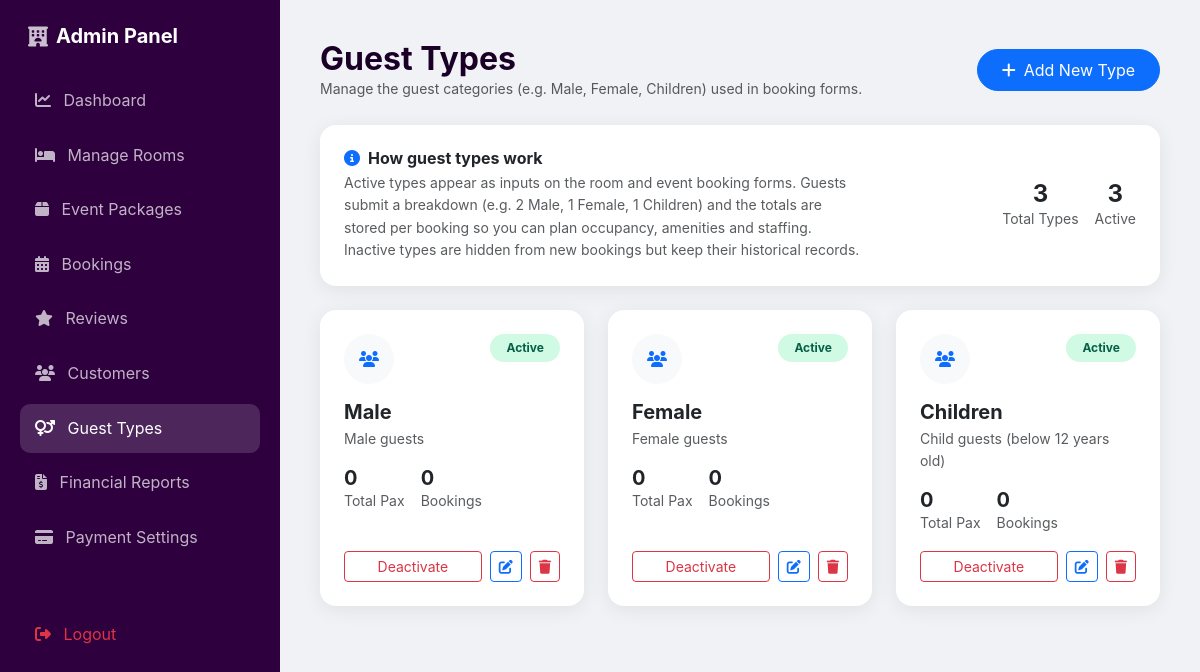
The app's page /admin/guest_types.php (signed in) with its own data.
### tables this page shows
CREATE TABLE IF NOT EXISTS guest_types (
    id INT AUTO_INCREMENT PRIMARY KEY,
    type_name VARCHAR(50) NOT NULL UNIQUE,
    description VARCHAR(255) DEFAULT NULL,
    sort_order INT DEFAULT 0,
    status ENUM('active', 'inactive') DEFAULT 'active',
    created_at TIMESTAMP DEFAULT CURRENT_TIMESTAMP
);

### admin/guest_types.php (the view, shortened to what this page needs)
<?php
require_once '../config/db.php';
$types = $pdo->query("
    SELECT gt.*,
           (SELECT COALESCE(SUM(rg.guest_count), 0) FROM reservation_guests rg WHERE rg.guest_type_id = gt.id) AS total_pax,
           (SELECT COUNT(*) FROM reservation_guests rg WHERE rg.guest_type_id = gt.id AND rg.guest_count > 0) AS booking_count
    FROM guest_types gt
    ORDER BY gt.sort_order ASC, gt.id ASC
")->fetchAll();
?>
<!DOCTYPE html>
<html lang="en">
<head>
    <link href="https://cdn.jsdelivr.net/npm/bootstrap@5.3.0/dist/css/bootstrap.min.css" rel="stylesheet">
    <link rel="stylesheet" href="https://cdnjs.cloudflare.com/ajax/libs/font-awesome/6.4.0/css/all.min.css">
    <link rel="stylesheet" href="../assets/css/style.css">
</head>
<body>
<div class="sidebar" id="sidebar">
    <div class="d-flex align-items-center mb-4 px-2">
        <i class="fas fa-hotel fa-lg me-2 opacity-75"></i>
        <span class="fs-5 fw-bold">Admin Panel</span>
    </div>
    <nav>
        <a href="dashboard.php" class="nav-link-admin"><i class="fas fa-chart-line me-2"></i> Dashboard</a>
        <a href="rooms.php" class="nav-link-admin"><i class="fas fa-bed me-2"></i> Manage Rooms</a>
        <a href="packages.php" class="nav-link-admin"><i class="fas fa-box me-2"></i> Event Packages</a>
        <a href="reservations.php" class="nav-link-admin"><i class="fas fa-calendar-alt me-2"></i> Bookings</a>
        <a href="reviews.php" class="nav-link-admin"><i class="fas fa-star me-2"></i> Reviews</a>
        <a href="users.php" class="nav-link-admin"><i class="fas fa-users me-2"></i> Customers</a>
        <a href="guest_types.php" class="nav-link-admin active"><i class="fas fa-venus-mars me-2"></i> Guest Types</a>
        <a href="reports.php" class="nav-link-admin"><i class="fas fa-file-invoice-dollar me-2"></i> Financial Reports</a>
        <a href="payment_settings.php" class="nav-link-admin"><i class="fas fa-credit-card me-2"></i> Payment Settings</a>
        <div class="mt-5">
            <a href="../auth/logout.php" class="nav-link-admin text-danger" onclick="return confirm('Are you sure you want to logout?')"><i class="fas fa-sign-out-alt me-2"></i> Logout</a>
        </div>
    </nav>
</div>
<div class="main-content">
    <div class="d-flex flex-wrap gap-3 justify-content-between align-items-center mb-4">
        <div>
            <h2 class="fw-bold mb-0">Guest Types</h2>
            <p class="text-muted small mb-0">Manage the guest categories (e.g. Male, Female, Children) used in booking forms.</p>
        </div>
        <button class="btn btn-primary px-4 py-2 rounded-pill" data-bs-toggle="modal" data-bs-target="#addTypeModal">
            <i class="fas fa-plus me-2"></i>Add New Type
        </button>
    </div>
    <div class="card card-type mb-4">
        <div class="card-body p-4">
            <div class="row g-3 align-items-center">
                <div class="col-12 col-md-8">
                    <h6 class="fw-bold mb-1"><i class="fas fa-circle-info text-primary me-2"></i>How guest types work</h6>
                    <p class="text-muted small mb-0">
                        Active types appear as inputs on the room and event booking forms. Guests submit a breakdown
                        (e.g. 2 Male, 1 Female, 1 Children) and the totals are stored per booking so you can plan
                        occupancy, amenities and staffing. Inactive types are hidden from new bookings but keep
                        their historical records.
                    </p>
                </div>
                <div class="col-12 col-md-4">
                    <div class="d-flex gap-3 justify-content-md-end text-center">
                        <div>
                            <div class="h4 fw-bold mb-0"><?php echo count($types); ?></div>
                            <div class="small text-muted">Total Types</div>
                        </div>
                        <div>
                            <div class="h4 fw-bold mb-0"><?php echo count(array_filter($types, fn($t) => $t['status'] === 'active')); ?></div>
                            <div class="small text-muted">Active</div>
                        </div>
                    </div>
                </div>
            </div>
        </div>
    </div>
    <div class="row g-3 g-lg-4">
        <?php foreach ($types as $t): ?>
        <div class="col-12 col-md-6 col-lg-4">
            <div class="card card-type h-100 p-4">
                <div class="d-flex justify-content-between align-items-start mb-3">
                    <div class="rounded-circle bg-light d-flex align-items-center justify-content-center" style="width:50px;height:50px;">
                        <i class="fas fa-users text-primary"></i>
                    </div>
                    <span class="badge rounded-pill <?php echo $t['status']==='active'?'badge-active':'badge-inactive'; ?> px-3 py-2">
                        <?php echo ucfirst($t['status']); ?>
                    </span>
                </div>
                <h5 class="fw-bold mb-1"><?php echo htmlspecialchars($t['type_name']); ?></h5>
                <p class="text-muted small mb-3"><?php echo $t['description'] ? htmlspecialchars($t['description']) : 'No description.'; ?></p>
                <div class="d-flex gap-3 mb-3">
                    <div>
                        <div class="h5 fw-bold mb-0"><?php echo (int)$t['total_pax']; ?></div>
                        <div class="small text-muted">Total Pax</div>
                    </div>
                    <div>
                        <div class="h5 fw-bold mb-0"><?php echo (int)$t['booking_count']; ?></div>
                        <div class="small text-muted">Bookings</div>
                    </div>
                </div>
                <div class="d-flex gap-2 mt-auto">
                    <form method="POST" class="flex-grow-1">
                        <button class="btn btn-sm w-100 <?php echo $t['status']==='active'?'btn-outline-danger':'btn-outline-success'; ?>">
                            <?php echo $t['status']==='active'?'Deactivate':'Activate'; ?>
                        </button>
                    </form>
                    <button class="btn btn-sm btn-outline-primary" title="Edit"
                        onclick="openEdit(<?php echo htmlspecialchars(json_encode($t)); ?>)">
                        <i class="fas fa-edit"></i>
                    </button>
                    <form method="POST" onsubmit="return confirm('Delete this guest type?');">
                        <button class="btn btn-sm btn-outline-danger" title="Delete"><i class="fas fa-trash"></i></button>
                    </form>
                </div>
            </div>
        </div>
        <?php endforeach; ?>
    </div>
</div>
</body>
</html>

### assets/css/style.css (style rules this page uses)
:root { --primary: #2e003e; --primary-light: #5d007d; --accent: #9c27b0; --accent-soft: #f3e5f5; --text-dark: #1a0026; --text-light: #ffffff; --bg-light: #ffffff; --glass: rgba(255, 255, 255, 0.95); --glass-dark: rgba(46, 0, 62, 0.9); --shadow: 0 10px 40px -10px rgba(46, 0, 62, 0.15); --transition: all 0.4s ease-in-out; }
* { margin: 0; padding: 0; box-sizing: border-box; font-family: 'Outfit', 'Inter', sans-serif; }
body { background-color: var(--bg-light); color: var(--text-dark); line-height: 1.6; overflow-x: hidden; }

### admin/guest_types.php (style rules this page uses)
:root { --primary: #2e003e; --accent: #9c27b0; }
body { background: #f0f2f5; font-family: 'Segoe UI', sans-serif; }
.sidebar { width: 280px; min-height: 100vh; background: var(--primary); color: white; position: fixed; padding: 20px; }
.main-content { margin-left: 280px; padding: 40px; }
.nav-link-admin { color: rgba(255,255,255,0.7); padding: 12px 15px; border-radius: 10px; margin-bottom: 5px; display: block; text-decoration: none; transition: 0.2s; }
.nav-link-admin:hover, .nav-link-admin.active { background: rgba(255,255,255,0.15); color: white; }
.card-type { border: none; border-radius: 16px; box-shadow: 0 4px 20px rgba(0,0,0,0.07); transition: 0.3s; }
.badge-active { background: #d1fae5; color: #065f46; }

### records on screen
guest_types: status "Active", type_name "Male", description "Male guests", total_pax "0", booking_count "0", shows "Deactivate"
guest_types: status "Active", type_name "Female", description "Female guests", total_pax "0", booking_count "0", shows "Deactivate"
guest_types: status "Active", type_name "Children", description "Child guests (below 12 years old)", total_pax "0", booking_count "0", shows "Deactivate"

### other values on screen
count($types) "3"
count(array_filter($types, fn($t) => $t['status'] === 'active')) "3"
